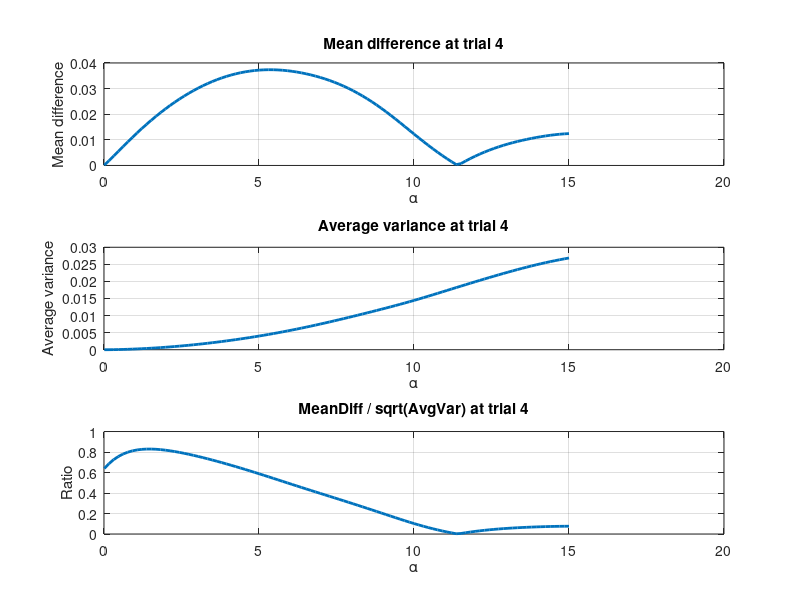

Reproduce this figure in MATLAB.
clear all;
close all;

%% Load data (assumes XF and active_score)
load('Freud_Processed_BDIAT.mat');
active_score = active_score(:);
classes      = [0 1];

%% Choose the trial index you want to analyze (1–20)
trialIdx = 4;      % <--- YOU ENTER THIS

%% Block settings (using first block set: 1:20,41:60,...)
blockLen     = 20;
blockStarts  = 1:40:321;         % 9 blocks
blocksIdx = [];
for s = blockStarts
    blocksIdx = [blocksIdx, s:(s+blockLen-1)];
end

% Extract only the needed columns
X = XF(:, blocksIdx);
[nRows, ~] = size(X);

% Class masks
idxC0 = (active_score==0);
idxC1 = (active_score==1);

%% Alpha sweep
alphaVals = linspace(0.01, 15, 100);
nAlpha    = numel(alphaVals);

meanDiff = zeros(1, nAlpha);
avgVar   = zeros(1, nAlpha);
ratioVal = zeros(1, nAlpha);

%% Loop over alpha
for a = 1:nAlpha
    alpha = alphaVals(a);

    % compute rowEV for this alpha
    rowEV = zeros(nRows, blockLen);

    for i = 1:nRows
        Xi = X(i,:);
        Xi_blocks = reshape(Xi, blockLen, []).';    % 9×20

        % did not give the best result
        % mu = mean(Xi_blocks, 1);
        % sd = std(Xi_blocks, 0, 1);
        % Z_row = (Xi_blocks - mu) ./ sd;
        % 
        % Y = tanh(alpha * Z_row);    % <-- try this
       
        % gamma = 0.5;
        %Y = sign(Xi_blocks) .* abs(Xi_blocks).^gamma;
    
     
        %   Y = log(1 + alpha * exp(Xi_blocks));
        % c= -0.1;
        % Y = 1 ./ (1 + exp(-alpha * (Xi_blocks - c)));

        Y = exp(-alpha*exp(Xi_blocks));           % 9×20
        C = Y' * Y;

        [~,~,V] = svd(C);
        rowEV(i,:) = V(:,1).';
    end

    % class splits
    EV0 = rowEV(idxC0, trialIdx);
    EV1 = rowEV(idxC1, trialIdx);

    m0 = mean(EV0);           v0 = var(EV0);
    m1 = mean(EV1);           v1 = var(EV1);

    meanDiff(a) = abs(m1 - m0);
    avgVar(a)   = 0.5 * (v0 + v1);
    ratioVal(a) = abs(meanDiff(a)) / sqrt(avgVar(a));
end

%% ======================= Plot results =======================

figure('Color', 'w');

subplot(3,1,1);
plot(alphaVals, meanDiff, 'LineWidth', 2);
xlabel('\alpha'); ylabel('Mean difference');
title(['Mean difference at trial ', num2str(trialIdx)]);
grid on;

subplot(3,1,2);
plot(alphaVals, avgVar, 'LineWidth', 2);
xlabel('\alpha'); ylabel('Average variance');
title(['Average variance at trial ', num2str(trialIdx)]);
grid on;

subplot(3,1,3);
plot(alphaVals, ratioVal, 'LineWidth', 2);
xlabel('\alpha'); ylabel('Ratio');
title(['MeanDiff / sqrt(AvgVar) at trial ', num2str(trialIdx)]);
grid on;
